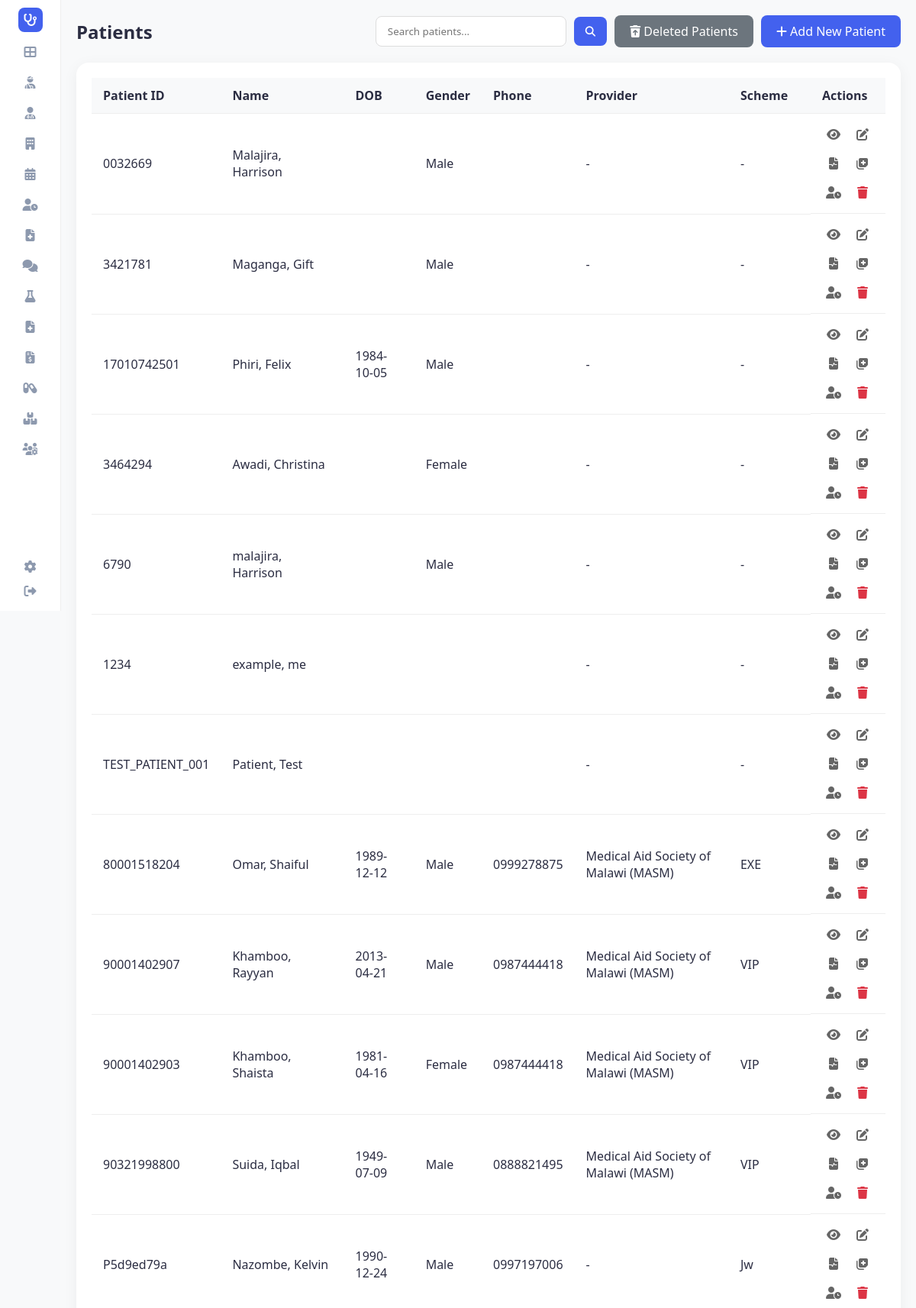
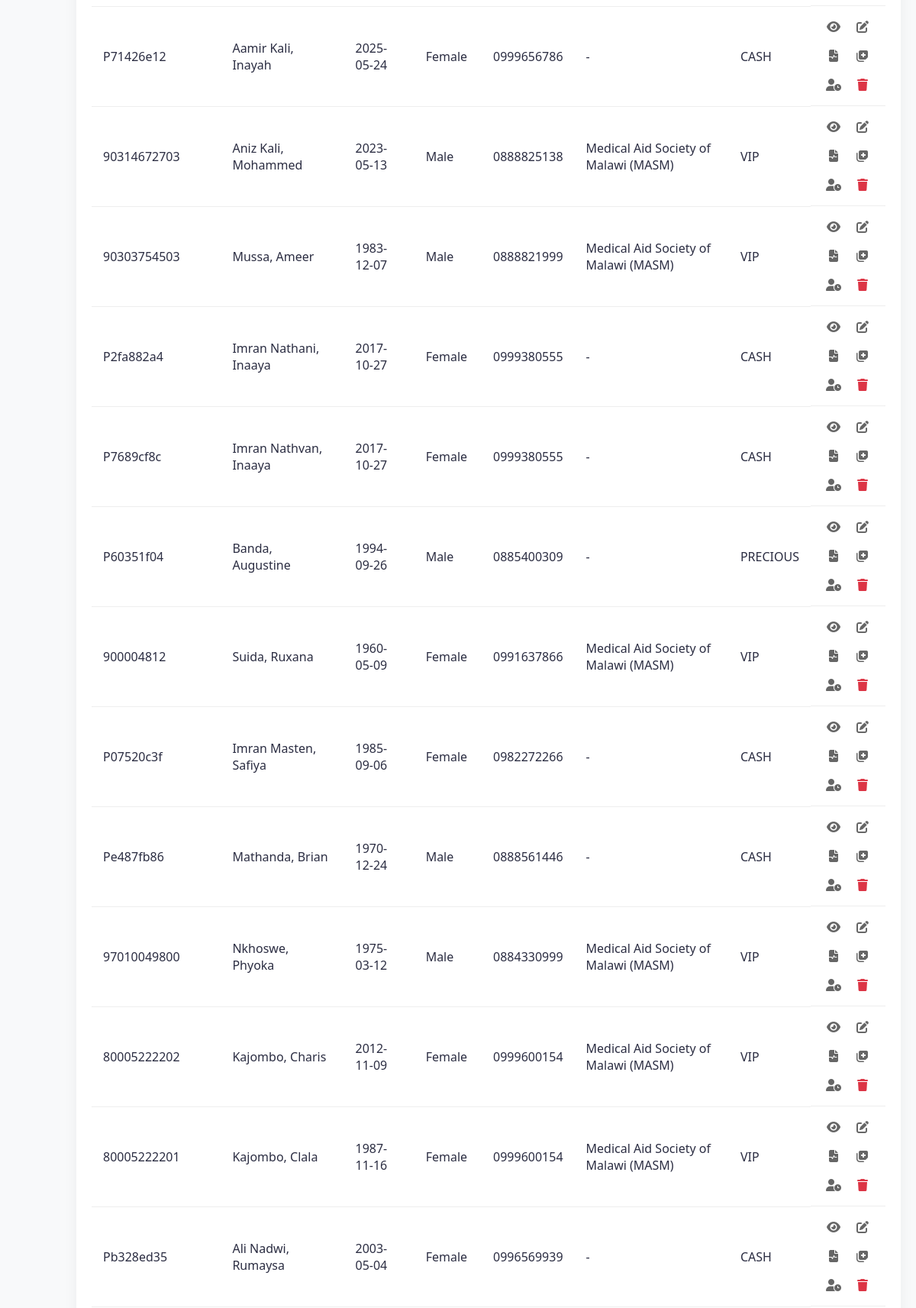
Screenshot of /patients (signed in, upper part) with the database file from the repository (2 pictures, top to bottom).
### tables this page shows
CREATE TABLE patients (
                patient_id TEXT PRIMARY KEY,
                first_name TEXT,
                last_name TEXT,
                date_of_birth TEXT,
                gender TEXT,
                phone TEXT,
                email TEXT,
                address TEXT,
                emergency_contact TEXT,
                blood_group TEXT,
                medical_history TEXT,
                created_date TEXT,
                scheme_provider TEXT,
                scheme_type TEXT
            , is_deleted INTEGER DEFAULT 0, deleted_at TEXT);

### app.py (the view)
@app.route('/patients')
def patients():
    page = request.args.get('page', 1, type=int)
    search_term = request.args.get('search', '').replace(',', ' ').strip()
    search_term = " ".join(search_term.split())
    per_page = 25
    conn = hms.db.get_connection()
    cursor = conn.cursor()
    if search_term:
        search_value = f"%{search_term}%"
        query_params = (search_value, search_value, search_value, search_value, search_value, search_value, search_value)
        cursor.execute("""
            SELECT * FROM patients
            WHERE is_deleted = 0 AND (
                patient_id LIKE ? OR first_name LIKE ? OR last_name LIKE ?
                OR (first_name || ' ' || last_name) LIKE ?
                OR (last_name || ' ' || first_name) LIKE ?
                OR REPLACE(first_name || ' ' || last_name, '  ', ' ') LIKE ?
                OR phone LIKE ?
            )
            ORDER BY rowid DESC LIMIT ? OFFSET ?
        """, (*query_params, per_page, (page - 1) * per_page))
        rows = cursor.fetchall()
        cursor.execute("""
            SELECT COUNT(*) FROM patients
            WHERE is_deleted = 0 AND (
                patient_id LIKE ? OR first_name LIKE ? OR last_name LIKE ?
                OR (first_name || ' ' || last_name) LIKE ?
                OR (last_name || ' ' || first_name) LIKE ?
                OR REPLACE(first_name || ' ' || last_name, '  ', ' ') LIKE ?
                OR phone LIKE ?
            )
        """, query_params)
        total_count = cursor.fetchone()[0]
    else:
        cursor.execute("SELECT * FROM patients WHERE is_deleted = 0 ORDER BY rowid DESC LIMIT ? OFFSET ?",
                       (per_page, (page - 1) * per_page))
        rows = cursor.fetchall()
        cursor.execute("SELECT COUNT(*) FROM patients WHERE is_deleted = 0")
        total_count = cursor.fetchone()[0]
    conn.close()
    patients_list = [hms.db._row_to_obj(Patient, row) for row in rows]
    total_pages = math.ceil(total_count / per_page) if total_count else 1
    return render_template('patients.html', patients=patients_list, page=page,
                           total_pages=total_pages, total_count=total_count, search_term=search_term)

### app.py (called while the page is built)
@app.before_request
def require_login():
    allowed_routes = ['login', 'register', 'static']
    if request.endpoint not in allowed_routes and 'user_id' not in session:
        return redirect(url_for('login'))

@app.context_processor
def inject_user():
    username = session.get('username')
    role = session.get('role')
    unread = 0
    if username:
        unread = hms.get_unread_count(username, role)
    return dict(current_user=username, current_role=role, unread_messages_count=unread, hms=hms)

### database/db_manager.py (called while the page is built)
    def get_connection(self):
        conn = sqlite3.connect(self.db_file)
        conn.row_factory = sqlite3.Row
        return conn

    def _row_to_obj(self, cls: Type[T], row: sqlite3.Row) -> T:
        d = dict(row)
        for field in fields(cls):
            if field.type in (dict, Dict[str, Any], list, List[Any]) and d.get(field.name):
                try:
                    d[field.name] = json.loads(d[field.name])
                except:
                    pass
            elif field.type == bool and field.name in d:
                d[field.name] = bool(d[field.name])
        allowed = {f.name for f in fields(cls)}
        filtered = {k: v for k, v in d.items() if k in allowed}
        return cls(**filtered)

### main.py (called while the page is built)
    def get_unread_count(self, user_id: str, role: str) -> int:
        conn = self.db.get_connection()
        cursor = conn.cursor()
        cursor.execute("""
            SELECT COUNT(*) FROM messages
            WHERE is_read = 0 AND (recipient_id = ? OR recipient_id = ? OR recipient_id = 'all')
        """, (user_id, role))
        count = cursor.fetchone()[0]
        conn.close()
        return count

### templates/patients.html (shortened to what this page needs)
<!DOCTYPE html>
<html lang="en">
<head>
    <link rel="stylesheet" href="{{ url_for('static', filename='style.css') }}">
    <link rel="stylesheet" href="https://cdnjs.cloudflare.com/ajax/libs/font-awesome/6.4.0/css/all.min.css">
</head>
<body>
    <div class="container">
        {% include 'sidebar.html' %}
        <main class="main-content">
            <div class="header-actions">
                <h2>Patients</h2>
                <div style="display: flex; gap: 10px;">
                    <form action="{{ url_for('patients') }}" method="get" class="search-form" style="display: flex; align-items: center; gap: 10px;">
                        <input type="text" name="search" placeholder="Search patients..." value="{{ search_term if search_term else '' }}" style="padding: 10px 15px; border: 1px solid #ddd; border-radius: 8px; outline: none; width: 250px;">
                        <button type="submit" style="background-color: #4361ee; color: white; border: none; padding: 10px 15px; border-radius: 8px; cursor: pointer;"><i class="fas fa-search"></i></button>
                    </form>
                    <a href="{{ url_for('deleted_patients') }}" class="btn-add" style="background-color: #6c757d;" title="View and recover deleted patients"><i class="fas fa-trash-restore"></i> Deleted Patients</a>
                    <a href="{{ url_for('add_patient') }}" class="btn-add"><i class="fas fa-plus"></i> Add New Patient</a>
                </div>
            </div>
            <div class="table-container">
                <table>
                    <thead>
                        <tr>
                            <th>Patient ID</th>
                            <th>Name</th>
                            <th>DOB</th>
                            <th>Gender</th>
                            <th>Phone</th>
                            <th>Provider</th>
                            <th>Scheme</th>
                            <th>Actions</th>
                        </tr>
                    </thead>
                    <tbody>
                        {% for patient in patients %}
                        <tr ondblclick="window.location.href='{{ url_for('patient_details', patient_id=patient.patient_id) }}'" style="cursor: pointer;" title="Double click to view details">
                            <td>{{ patient.patient_id }}</td>
                            <td>{{ patient.last_name }}, {{ patient.first_name }}</td>
                            <td>{{ patient.date_of_birth }}</td>
                            <td>{{ patient.gender }}</td>
                            <td>{{ patient.phone }}</td>
                            <td>{{ patient.scheme_provider or '-' }}</td>
                            <td>{{ patient.scheme_type or '-' }}</td>
                            <td class="actions">
                                <a href="{{ url_for('patient_details', patient_id=patient.patient_id) }}" title="View"><i class="fas fa-eye"></i></a>
                                <a href="{{ url_for('edit_patient', patient_id=patient.patient_id) }}" title="Edit"><i class="fas fa-edit"></i></a>
                                <a href="{{ url_for('patient_records', patient_id=patient.patient_id) }}" title="View All Records"><i class="fas fa-file-medical-alt"></i></a>
                                <a href="{{ url_for('create_medical_record', patient_id=patient.patient_id) }}" title="Create Medical Record"><i class="fas fa-notes-medical"></i></a>
                                <a href="{{ url_for('add_to_queue', patient_id=patient.patient_id) }}" title="Add to Queue"><i class="fas fa-user-clock"></i></a>
                                <a href="{{ url_for('delete_patient', patient_id=patient.patient_id) }}" class="delete" title="Delete" onclick="return confirm('Are you sure you want to delete this patient?')"><i class="fas fa-trash"></i></a>
                            </td>
                        </tr>
                        {% endfor %}
                    </tbody>
                </table>
            </div>
        </main>
    </div>
</body>
</html>

### static/style.css (style rules this page uses)
:root { --primary-color: #4361ee; --secondary-color: #3f37c9; --success-color: #4cc9f0; --warning-color: #f72585; --text-dark: #2b2d42; --text-light: #8d99ae; --bg-light: #f8f9fa; --white: #ffffff; --sidebar-width: 80px; --border-radius: 16px; --shadow: 0 4px 20px rgba(0, 0, 0, 0.05); }
* { margin: 0; padding: 0; box-sizing: border-box; font-family: 'Segoe UI', Tahoma, Geneva, Verdana, sans-serif; }
body { background-color: var(--bg-light); color: var(--text-dark); min-height: 100vh; margin: 0; }
.container { display: flex !important; min-height: 100vh !important; height: auto !important; overflow: visible !important; }
.main-content { flex: 1 !important; padding: 20px !important; display: flex; flex-direction: column; min-width: 0; }

### templates/patients.html (style rules this page uses)
.table-container { background-color: white; padding: 20px; border-radius: 16px; box-shadow: 0 4px 20px rgba(0, 0, 0, 0.05); }
.header-actions { display: flex; justify-content: space-between; align-items: center; margin-bottom: 20px; }
.btn-add { background-color: #4361ee; color: white; padding: 10px 20px; text-decoration: none; border-radius: 8px; font-weight: 500; }
table { width: 100%; border-collapse: collapse; }
th, td { padding: 12px 15px; text-align: left; border-bottom: 1px solid #eee; }
th { background-color: #f8f9fa; font-weight: 600; }
.actions { display: grid; grid-template-columns: repeat(2, 1fr); gap: 8px; width: fit-content; }
.actions a { margin-right: 0; color: #666; text-decoration: none; display: flex; align-items: center; justify-content: center; width: 30px; height: 30px; border-radius: 4px; transition: all 0.2s; }
.actions a.delete { color: #dc3545; }

### rows the page displays
patients: patient_id "0032669", last_name "Malajira", first_name "Harrison", gender "Male", scheme_provider "-", scheme_type "-"
patients: patient_id "3421781", last_name "Maganga", first_name "Gift", gender "Male", scheme_provider "-", scheme_type "-"
patients: patient_id "17010742501", last_name "Phiri", first_name "Felix", date_of_birth "1984-10-05", gender "Male", scheme_provider "-", scheme_type "-"
patients: patient_id "3464294", last_name "Awadi", first_name "Christina", gender "Female", scheme_provider "-", scheme_type "-"
patients: patient_id "6790", last_name "malajira", first_name "Harrison", gender "Male", scheme_provider "-", scheme_type "-"
patients: patient_id "1234", last_name "example", first_name "me", scheme_provider "-", scheme_type "-"
patients: patient_id "TEST_PATIENT_001", last_name "Patient", first_name "Test", scheme_provider "-", scheme_type "-"
patients: patient_id "80001518204", last_name "Omar", first_name "Shaiful", date_of_birth "1989-12-12", gender "Male", phone "0999278875", scheme_provider "Medical Aid Society of Malawi (MASM)", scheme_type "EXE"
patients: patient_id "90001402907", last_name "Khamboo", first_name "Rayyan", date_of_birth "2013-04-21", gender "Male", phone "0987444418", scheme_provider "Medical Aid Society of Malawi (MASM)", scheme_type "VIP"
patients: patient_id "90001402903", last_name "Khamboo", first_name "Shaista", date_of_birth "1981-04-16", gender "Female", phone "0987444418", scheme_provider "Medical Aid Society of Malawi (MASM)", scheme_type "VIP"
patients: patient_id "90321998800", last_name "Suida", first_name "Iqbal", date_of_birth "1949-07-09", gender "Male", phone "0888821495", scheme_provider "Medical Aid Society of Malawi (MASM)", scheme_type "VIP"
patients: patient_id "P5d9ed79a", last_name "Nazombe", first_name "Kelvin", date_of_birth "1990-12-24", gender "Male", phone "0997197006", scheme_provider "-", scheme_type "Jw"
patients: patient_id "P71426e12", last_name "Aamir Kali", first_name "Inayah", date_of_birth "2025-05-24", gender "Female", phone "0999656786", scheme_provider "-", scheme_type "CASH"
patients: patient_id "90314672703", last_name "Aniz Kali", first_name "Mohammed", date_of_birth "2023-05-13", gender "Male", phone "0888825138", scheme_provider "Medical Aid Society of Malawi (MASM)", scheme_type "VIP"
patients: patient_id "90303754503", last_name "Mussa", first_name "Ameer", date_of_birth "1983-12-07", gender "Male", phone "0888821999", scheme_provider "Medical Aid Society of Malawi (MASM)", scheme_type "VIP"
patients: patient_id "P2fa882a4", last_name "Imran Nathani", first_name "Inaaya", date_of_birth "2017-10-27", gender "Female", phone "0999380555", scheme_provider "-", scheme_type "CASH"
patients: patient_id "P7689cf8c", last_name "Imran Nathvan", first_name "Inaaya", date_of_birth "2017-10-27", gender "Female", phone "0999380555", scheme_provider "-", scheme_type "CASH"
patients: patient_id "P60351f04", last_name "Banda", first_name "Augustine", date_of_birth "1994-09-26", gender "Male", phone "0885400309", scheme_provider "-", scheme_type "PRECIOUS"
patients: patient_id "900004812", last_name "Suida", first_name "Ruxana", date_of_birth "1960-05-09", gender "Female", phone "0991637866", scheme_provider "Medical Aid Society of Malawi (MASM)", scheme_type "VIP"
patients: patient_id "P07520c3f", last_name "Imran Masten", first_name "Safiya", date_of_birth "1985-09-06", gender "Female", phone "0982272266", scheme_provider "-", scheme_type "CASH"
patients: patient_id "Pe487fb86", last_name "Mathanda", first_name "Brian", date_of_birth "1970-12-24", gender "Male", phone "0888561446", scheme_provider "-", scheme_type "CASH"
patients: patient_id "97010049800", last_name "Nkhoswe", first_name "Phyoka", date_of_birth "1975-03-12", gender "Male", phone "0884330999", scheme_provider "Medical Aid Society of Malawi (MASM)", scheme_type "VIP"
patients: patient_id "80005222202", last_name "Kajombo", first_name "Charis", date_of_birth "2012-11-09", gender "Female", phone "0999600154", scheme_provider "Medical Aid Society of Malawi (MASM)", scheme_type "VIP"
patients: patient_id "80005222201", last_name "Kajombo", first_name "Clala", date_of_birth "1987-11-16", gender "Female", phone "0999600154", scheme_provider "Medical Aid Society of Malawi (MASM)", scheme_type "VIP"
patients: patient_id "Pb328ed35", last_name "Ali Nadwi", first_name "Rumaysa", date_of_birth "2003-05-04", gender "Female", phone "0996569939", scheme_provider "-", scheme_type "CASH"
